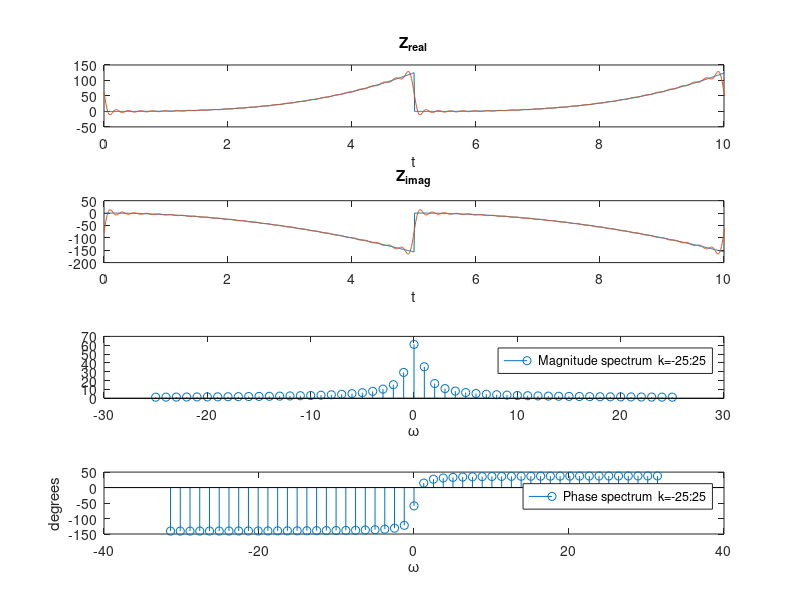

Recreate this plot in MATLAB.
%x_single_period(t)= 5, 0<t<1 , T=2 
%                   -5, 1<t<2  
%x_periodic(t),     0<t<5T

close all
clear all
clc

%% single period defination
dT=0.01;
t=0:dT:5;
x=t.^3-1i*2*pi.*t.^2;
x_single_period=x;
t_single_period=t; % single period is from 0 to 2


%% period and fundamental angular freq.
T=t(length(t))-t(1);
w0=2*pi/T; 


%%



%% replicating single period
number_of_periods=5;
x_extended=repmat(x_single_period,1,number_of_periods);   % 1 row, 5 column: number of periods
% generating new 'time' variable to match signal 'x_extended'
t_extended=linspace(t_single_period(1),t_single_period(1)+(length(x_extended)-1)*...
    (t_single_period(2)-t_single_period(1)),length(x_extended));

    %% Gotta plot the real part of original signal
    x_ext_re=real(x_extended);
    x_ext_im=imag(x_extended);
    
figure (1)
subplot(411)
    plot(t_extended,x_ext_re);
    xlabel('t')
    title('Z_r_e_a_l')
    xlim([0 10])
    hold on;
subplot(412)
    plot(t_extended,x_ext_im);
    xlabel('t')
    title('Z_i_m_a_g')
    xlim([0 10])
    hold on;


%% exponential FS, approximation with 11 terms
k=-25:25; %k=index of harmonics

for ii=1:length(k)
    Ck(ii)=(1/T)*trapz(t_single_period, x_single_period.*exp(-1i*k(ii)*w0*t_single_period));
end

w0k=w0*k;  % different hermonic angular frequencies
subplot(413)
stem(k,abs(Ck))
hold on
% set(gca,'xtick',w0k,'xticklabels',{'-5\omega_0','-4\omega_0',...
%     '-3\omega_0','-2\omega_0','-\omega_0','0','\omega_0',...
%     '2\omega_0','3\omega_0','4\omega_0','5\omega_0'});

legend('Magnitude spectrum  k=-25:25')
xlabel('\omega')

subplot(414)
stem(w0k,angle(Ck)*180/pi);
% set(gca,'xtick',w0k,'xticklabels',{'-5\omega_0','-4\omega_0',...
%     '-3\omega_0','-2\omega_0','-\omega_0','0','\omega_0',...
%     '2\omega_0','3\omega_0','4\omega_0','5\omega_0'});
legend('Phase spectrum  k=-25:25')
xlabel('\omega')
ylabel('degrees')

%% signal reconstruction from FS components
% reconstructing 'number_of_periods' cycles


t_reconstracted=linspace(t_single_period(1),t_single_period(1)+...
    (number_of_periods*length(t_single_period)-1)*(t_single_period(2)-t_single_period(1)),...
    number_of_periods*length(x_single_period));

x_reconstracted=zeros(1,length(t_reconstracted));  % initiating with zeros (0)


for ii=1:length(k)
    x_reconstracted=x_reconstracted+Ck(ii)*exp(1i*k(ii)*w0*t_reconstracted);
end

x_rec_re = real(x_reconstracted);
x_rec_im = imag(x_reconstracted);

subplot(411);
    plot(t_reconstracted,x_rec_re);
subplot(412);
    plot(t_reconstracted,x_rec_im);
